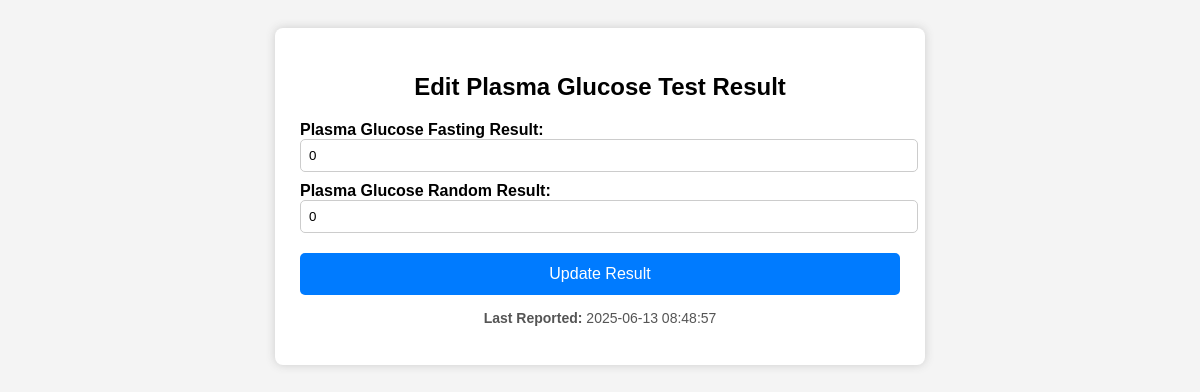
The page /bsf_form.php?receipt_id=260 on the database its author committed.
### tables this page shows
CREATE TABLE `bsf` (
  `id` int(11) NOT NULL,
  `receipt_id` int(11) NOT NULL,
  `bsf` varchar(100) DEFAULT NULL,
  `reporting_datetime` datetime DEFAULT NULL,
  `bsr` varchar(100) DEFAULT NULL
);

### bsf_form.php (the view, shortened to what this page needs)
<?php
$conn = mysqli_connect("localhost", "root", "", "lab_system");
$edit_mode = false;
$receipt_id = isset($_GET['receipt_id']) ? intval($_GET['receipt_id']) : 0;
if ($receipt_id <= 0) {
    $error_message = "❌ Invalid or missing receipt ID.";
} else {
    $check_sql = "SELECT * FROM bsf WHERE receipt_id = $receipt_id";
    $check_result = mysqli_query($conn, $check_sql);
    if (mysqli_num_rows($check_result) > 0) {
        $edit_mode = true;
        $existing_data = mysqli_fetch_assoc($check_result);
    } else {
        $existing_data = ['bsr' => '','bsf' => '', 'reporting_datetime' => ''];
    }
}
?>
<!DOCTYPE html>
<html lang="en">
<head>
</head>
<body>
<div class="container" style="margin-bottom: 100px;">
    <h2><?= $edit_mode ? "Edit Plasma Glucose Test Result" : "Enter Plasma GlucoseTest Result" ?></h2>
    <form method="post" action="">
        <label for="bsf">Plasma Glucose Fasting Result:</label>
        <input type="text" name="bsf" id="bsf" required value="<?= htmlspecialchars($existing_data['bsf']) ?>" />
        <label for="bsr">Plasma Glucose Random Result:</label>
        <input type="text" name="bsr" id="bsr" required value="<?= htmlspecialchars($existing_data['bsr']) ?>" />
        <button type="submit"><?= $edit_mode ? "Update Result" : "Submit Result" ?></button>
    </form>
    <?php if (!empty($existing_data['reporting_datetime'])): ?>
        <p class="reporting-time"><strong>Last Reported:</strong> <?= $existing_data['reporting_datetime'] ?></p>
    <?php endif; ?>
</div>
</body>
</html>

### bsf_form.php (style rules this page uses)
body { font-family: Arial, sans-serif; background: #f4f4f4; padding: 20px; }
.container { max-width: 600px; margin: auto; background: white; padding: 25px; border-radius: 8px; box-shadow: 0 0 10px #ccc; }
h2 { text-align: center; margin-bottom: 20px; }
label { display: block; font-weight: bold; margin-top: 10px; }
input[type="text"] { width: 100%; padding: 8px; border-radius: 5px; border: 1px solid #ccc; }
button { width: 100%; padding: 12px; background: #007bff; color: white; border: none; border-radius: 5px; font-size: 16px; cursor: pointer; margin-top: 20px; }
.reporting-time { text-align: center; margin-top: 15px; font-size: 14px; color: #555; }

### rows shown on the page
bsf: bsf "0", bsr "0", reporting_datetime "2025-06-13 08:48:57"
